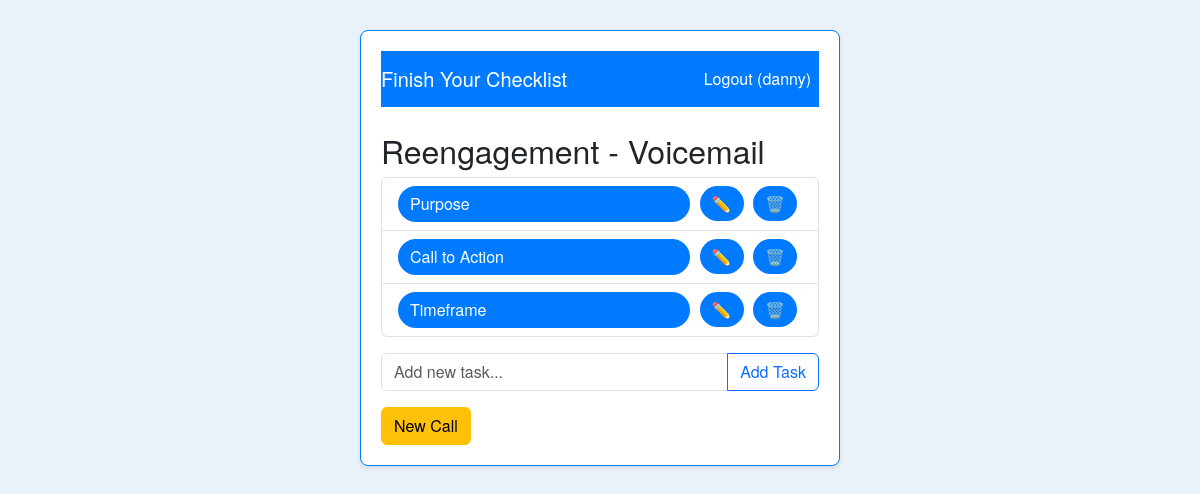
/checklist/reengagement/voicemail (signed in), run on the app's committed database.
### your_project/app.py (models this page shows, shortened)
class User(UserMixin, db.Model):
    id = db.Column(db.Integer, primary_key=True)
    username = db.Column(db.String(150), unique=True, nullable=False)
    password_hash = db.Column(db.String(150), nullable=False)
    tasks = db.relationship('Task', backref='owner', lazy=True)

class Task(db.Model):
    id = db.Column(db.Integer, primary_key=True)
    user_id = db.Column(db.Integer, db.ForeignKey('user.id'), nullable=False)
    call_type = db.Column(db.String(50), nullable=False)
    checklist_type = db.Column(db.String(50), nullable=False)
    text = db.Column(db.String(250), nullable=False)
    done = db.Column(db.Boolean, default=False)
    parent_task_id = db.Column(db.Integer, db.ForeignKey('task.id'), nullable=True)
    subtasks = db.relationship('Task', backref=db.backref('parent', remote_side=[id]), lazy=True)
    created_at = db.Column(db.DateTime, default=datetime.utcnow)

### your_project/app.py (the view)
@app.route("/checklist/<call_type>/<checklist_type>")
@login_required
def checklist(call_type, checklist_type):
    populate_default_tasks(current_user, call_type, checklist_type)
    tasks = Task.query.filter_by(
        user_id=current_user.id,
        call_type=call_type,
        checklist_type=checklist_type,
        parent_task_id=None
    ).order_by(Task.id).all()
    return render_template("checklist.html", call_type=call_type, checklist_type=checklist_type, tasks=tasks)

### your_project/app.py (called while the page is built, shortened)
@login_manager.user_loader
def load_user(user_id):
    return User.query.get(int(user_id))

def populate_default_tasks(user, call_type, checklist_type):
    existing = Task.query.filter_by(
        user_id=user.id, call_type=call_type, checklist_type=checklist_type, parent_task_id=None
    ).first()

### your_project/templates/checklist.html (shortened to what this page needs)
{% extends "base.html" %}
{% block content %}
  <h2>{{ call_type.capitalize() }} - {{ checklist_type.capitalize() }}</h2>
  <ul class="list-group mb-3">
    {% for task in tasks %}
      <li class="list-group-item d-flex justify-content-between align-items-center">
        <a href="{{ url_for('toggle_task', task_id=task.id) }}"
           class="button-emoji task-text {% if task.done %}done-task{% endif %} text-start">
          {{ task.text }}
        </a>
        <div>
          <a href="{{ url_for('edit_task', task_id=task.id) }}" class="button-emoji">✏️</a>
          <a href="{{ url_for('delete_task', task_id=task.id) }}" class="button-emoji">🗑️</a>
        </div>
      </li>
    {% endfor %}
  </ul>
  <form action="{{ url_for('add_task', call_type=call_type, checklist_type=checklist_type) }}" method="post">
    <div class="input-group">
      <input type="text" name="task_text" class="form-control" placeholder="Add new task..." required>
      <button class="btn btn-outline-primary" type="submit">Add Task</button>
    </div>
  </form>
  <a href="{{ url_for('new_call', call_type=call_type, checklist_type=checklist_type) }}" class="btn btn-warning mt-3">
    New Call
  </a>
{% endblock %}

### your_project/templates/base.html (shortened to what this page needs)
<!DOCTYPE html>
<html lang="en">
<head>
    <link href="https://cdn.jsdelivr.net/npm/bootstrap@5.3.0/dist/css/bootstrap.min.css" rel="stylesheet">
    <link rel="stylesheet" href="{{ url_for('static', filename='style.css') }}">
</head>
<body>
    <div class="custom-container">
        <nav class="navbar navbar-expand-lg mb-4">
            <a class="navbar-brand" href="{{ url_for('home') }}">Finish Your Checklist</a>
            <div class="collapse navbar-collapse">
                <ul class="navbar-nav ms-auto">
                    {% if current_user.is_authenticated %}
                    <li class="nav-item">
                        <a class="nav-link" href="{{ url_for('logout') }}">Logout ({{ current_user.username }})</a>
                    </li>
                    {% else %}
                    <li class="nav-item">
                        <a class="nav-link" href="{{ url_for('login') }}">Login</a>
                    </li>
                    {% endif %}
                </ul>
            </div>
        </nav>
        {% block content %}{% endblock %}
    </div>
</body>
</html>

### your_project/static/style.css (style rules this page uses)
body { background-color: #e9f2f9; font-family: "Helvetica Neue", Helvetica, Arial, sans-serif; margin: 0; padding: 0; }
.custom-container { max-width: 480px; margin: 30px auto; background-color: #fff; border: 1px solid #007bff; border-radius: 8px; padding: 20px; box-shadow: 0 2px 4px rgba(0,0,0,0.1); }
.navbar { background-color: #007bff; }
.navbar-brand, .nav-link { color: #fff !important; }
.button-emoji { font-size: 1rem; padding: 6px 12px; border: none; background-color: #007bff; color: #fff; border-radius: 25px; margin-right: 5px; cursor: pointer; transition: background-color 0.3s ease, transform 0.2s; text-decoration: none; }
.list-group-item a.task-text { flex: 1; margin-right: 10px; white-space: normal; }
.list-group-item { white-space: nowrap; overflow: hidden; }

### data on the page
User: username "danny"
Task: text "Purpose"
Task: text "Call to Action"
Task: text "Timeframe"

### other printed values
{{ call_type.capitalize() }} "Reengagement"
{{ checklist_type.capitalize() }} "Voicemail"
